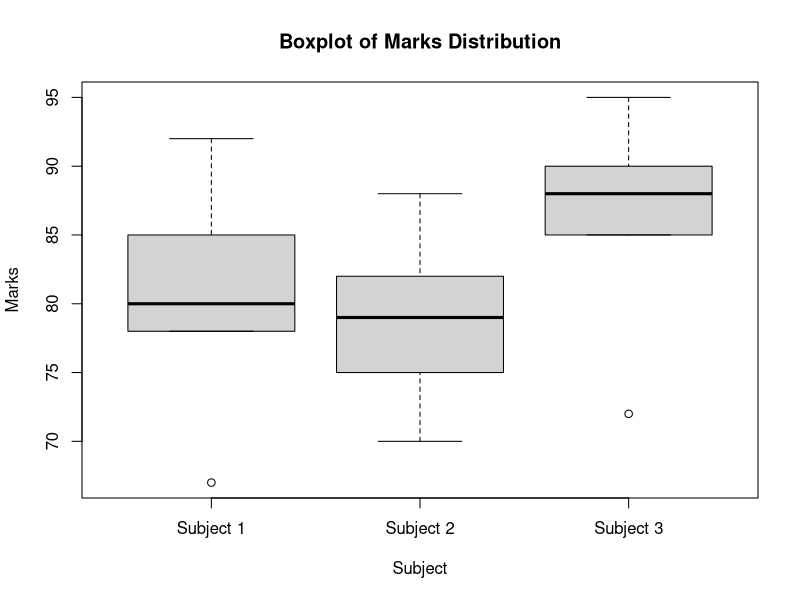

Here is the R script that generated this plot:
#p2 Box plot for each marks distribution
student_marks = data.frame( # Create data frame
RollNo = c(1, 2, 3, 4, 5),
Sub1 = c(85, 78, 92, 67, 80),
Sub2 = c(75, 82, 88, 70, 79),
Sub3 = c(90, 85, 95, 72, 88)
)
# Box plot for each subject
boxplot(
student_marks[,2:4],
main="Boxplot of Marks Distribution",
xlab="Subject",
ylab="Marks",
names=c("Subject 1", "Subject 2", "Subject 3")
)
